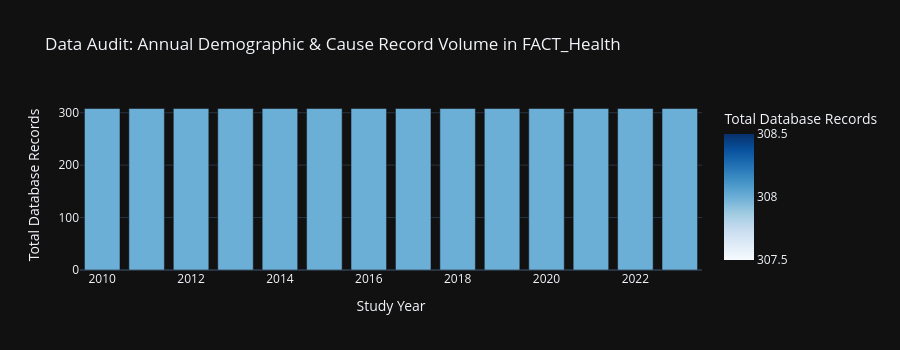

Notebook code for this chart:
### Markdown cell above
## 2. Data Quality & Structural Audit
We conduct a systematic structural scan of `FACT_Health` to verify zero missing values, zero duplicates, and evaluate record distribution across years.

### Code cell
# Check structural integrity
print("FACT_Health Null Count:", fact_health.isna().sum().sum())
print("FACT_Health Duplicate Rows:", fact_health.duplicated().sum())
print("FACT_Health Negative Values:", (fact_health['val'] < 0).sum())

# Graph: Record count distribution across study years
year_counts = df['year'].value_counts().reset_index()
year_counts.columns = ['year', 'record_count']
year_counts = year_counts.sort_values('year')

fig_audit = px.bar(year_counts, x='year', y='record_count',
                   title="Data Audit: Annual Demographic & Cause Record Volume in FACT_Health",
                   labels={'record_count': 'Total Database Records', 'year': 'Study Year'},
                   color='record_count', color_continuous_scale="Blues")
fig_audit.update_layout(height=350, showlegend=False)
fig_audit.show()

### Figure 1 — Plotly figure (JSON) as saved in the notebook; plotly's stock layout.template omitted (floating-point values rounded to 4 significant figures)
{"data": [{"hovertemplate": "Study Year=%{x}<br>Total Database Records=%{marker.color}<extra></extra>", "legendgroup": "", "marker": {"color": [308, 308, 308, 308, 308, 308, 308, 308, 308, 308, 308, 308, 308, 308], "coloraxis": "coloraxis", "pattern": {"shape": ""}}, "name": "", "orientation": "v", "showlegend": false, "textposition": "auto", "type": "bar", "x": [2010, 2011, 2012, 2013, 2014, 2015, 2016, 2017, 2018, 2019, 2020, 2021, 2022, 2023], "xaxis": "x", "y": [308, 308, 308, 308, 308, 308, 308, 308, 308, 308, 308, 308, 308, 308], "yaxis": "y"}], "layout": {"barmode": "relative", "coloraxis": {"autocolorscale": false, "colorbar": {"title": {"text": "Total Database Records"}}, "colorscale": [[0, "rgb(247,251,255)"], [0.125, "rgb(222,235,247)"], [0.25, "rgb(198,219,239)"], [0.375, "rgb(158,202,225)"], [0.5, "rgb(107,174,214)"], [0.625, "rgb(66,146,198)"], [0.75, "rgb(33,113,181)"], [0.875, "rgb(8,81,156)"], [1, "rgb(8,48,107)"]]}, "height": 350, "legend": {"tracegroupgap": 0}, "showlegend": false, "title": {"text": "Data Audit: Annual Demographic & Cause Record Volume in FACT_Health"}, "xaxis": {"anchor": "y", "domain": [0, 1], "title": {"text": "Study Year"}}, "yaxis": {"anchor": "x", "domain": [0, 1], "title": {"text": "Total Database Records"}}}}
